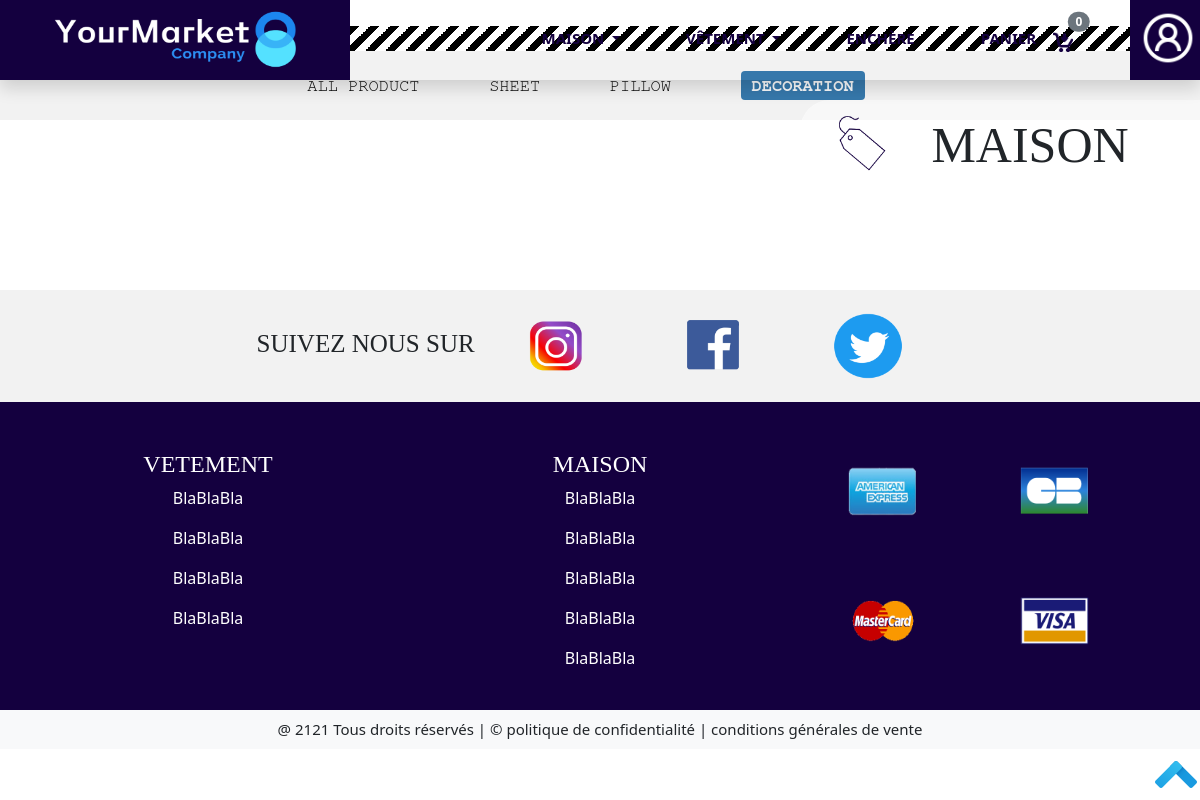
The app's page /Front/Acheteur/page-maison-decoration.php, older data.
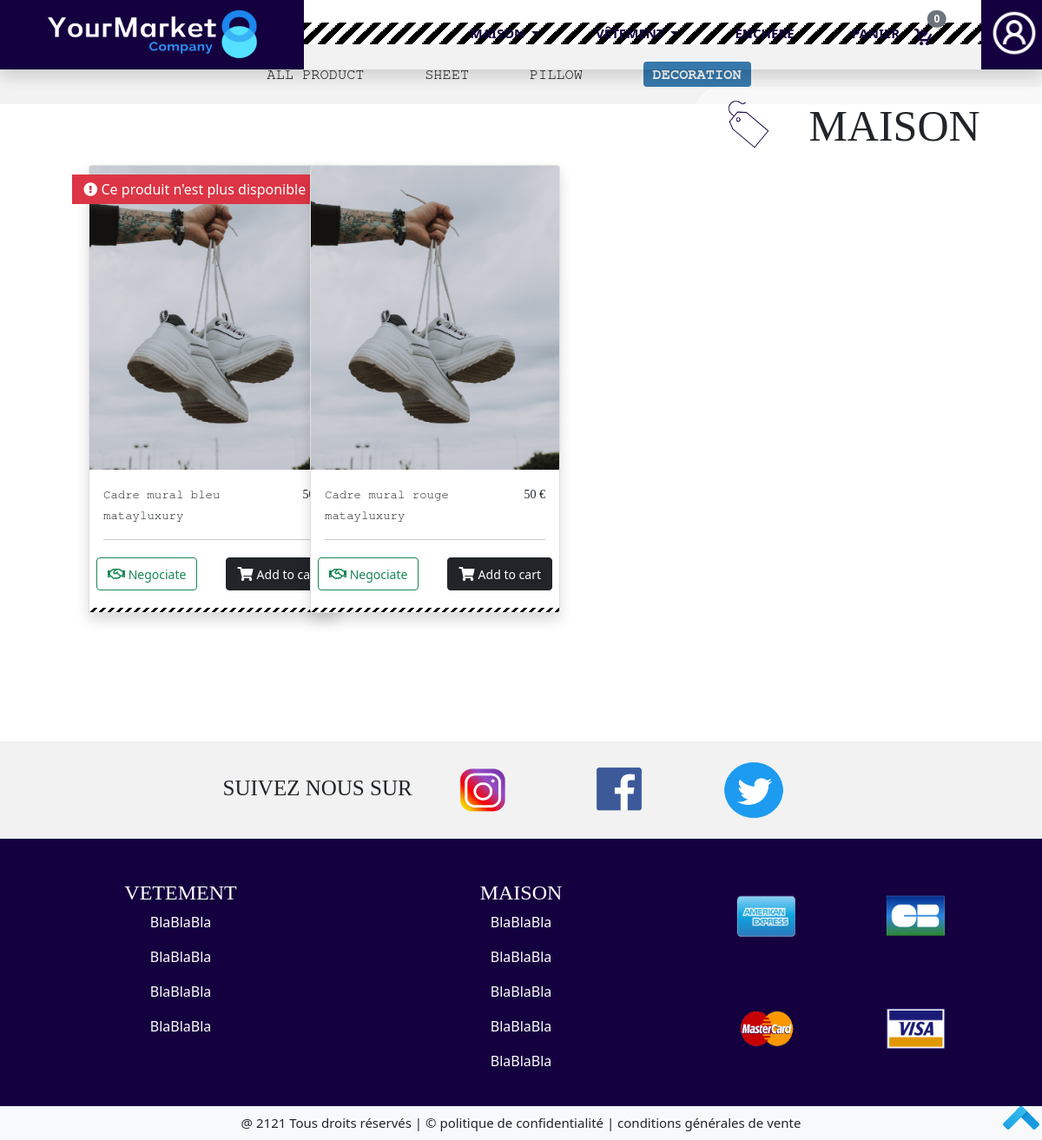
The same page, newer data.
### tables this page shows
CREATE TABLE IF NOT EXISTS `item` (
  `id_item` int(11) NOT NULL AUTO_INCREMENT,
  `id_seller` int(11) NOT NULL,
  `price` varchar(15) NOT NULL,
  `name` varchar(20) NOT NULL,
  `category` varchar(255) NOT NULL,
  `subcategory` varchar(255) NOT NULL,
  `quantity` varchar(15) NOT NULL,
  `description` text NOT NULL,
  `photo` varchar(255) NOT NULL,
  `is_bidding` tinyint(4) NOT NULL DEFAULT '0',
  `is_negotiated` tinyint(4) NOT NULL DEFAULT '0',
  `is_buying` tinyint(4) NOT NULL DEFAULT '0',
  PRIMARY KEY (`id_item`),
  KEY `id_item` (`id_item`),
  KEY `id_seller` (`id_seller`)
);

CREATE TABLE IF NOT EXISTS `seller` (
  `id_seller` int(11) NOT NULL AUTO_INCREMENT,
  `brand` varchar(30) NOT NULL,
  `profil_picture` varchar(255) NOT NULL,
  `background` varchar(255) NOT NULL,
  `phone` varchar(255) NOT NULL,
  `email` varchar(255) NOT NULL,
  `passworde` varchar(255) NOT NULL,
  PRIMARY KEY (`id_seller`),
  KEY `id_seller` (`id_seller`)
);

### Front/Acheteur/page-maison-decoration.php (the view, shortened to what this page needs)
<?php
    require "head.php";
        include("../../Bdd/cnx.php");
        $queryCountCadre = mysqli_query($con, "select count(id_item) as total  from item where category='maison' and subcategory='decoration'");
        $queryAllCadre = mysqli_query($con, "select name, price ,subcategory, brand, quantity, description,photo, is_negotiated, is_bidding from item,seller where seller.id_seller=item.id_seller and category='maison' and subcategory='decoration'");
?>
<div class="vetement_general">
    <div class="deco_marque_general position-absolute position-absolute top-0 end-0">
        <img class="img_icon_sale position-absolute top-50 start-0 translate-middle-y" src="../../Image/icon_sale.png" alt="icon_sale">
        <p class="texte_deco_marque_general texte_style text-uppercase position-absolute top-50 start-50 translate-middle">maison</p>
    </div>
    <div class="class_separation" id="menuCatMaison"></div>
</div>
<div class="vetement_details" >
    <div class="navbar_vetement">
            <ul class="navbar_listeVendeur_details detail_style centrer">
                    <li><a href="page-maison.php#menuCatMaison" class="text-uppercase" >All product</a> </li>
                    <li><a href="page-maison-sheet.php#menuCatMaison" class="text-uppercase">SHEET</a></li>
                    <li><a href="page-maison-pillow.php#menuCatMaison" class="text-uppercase">PILLOW</a></li>
                    <li><a href="page-maison-decoration.php#menuCatMaison" class="badge text-uppercase bg_blue1 text-light">DECORATION</a></li>
                </ul>
    </div>
</div>
<div class="maison_liste_total row">
    <div class="col-1"></div>
    <div class="col-10">
        <div class="row">
        <?php
        if($row = mysqli_fetch_assoc($queryCountCadre)){
            $total = $row['total'];
            for ($i=0; $i<=$total;$i++){
                if($rowAllCadre = mysqli_fetch_assoc($queryAllCadre)){
                    $nameCadre = $rowAllCadre['name'];
                    $prixCadre = $rowAllCadre['price'];
                    $brandCadre = $rowAllCadre['brand'];
                    $quantityCadre = $rowAllCadre['quantity'];
                    $is_negotiated = $rowAllCadre['is_negotiated'];
                    ?>
                    <div class="listeVendeur_un_par_un col-3 mb-5">
                        <div class="card shadow cardProduct" style="width: 18rem;" >
                            <img class="img_listeVendeur_logo card-img-top" src="../../Image/chaussure.png" alt="oreiller">
                            <div class="card-body">
                                <div class="row">
                                    <div class="col-md-9">
                                    <div class="detail_style_titre detail_style"><small><?php echo $nameCadre ?></small></div>
                                <div class="detail_style_marque detail_style"><small><?php echo $brandCadre ?></small></div>
                                    </div>
                                    <div class="col-md-3">
                                        <p href="#" class="detail_style_prix texte_style f_right"><small><?php echo $prixCadre ?> €</small> </p>
                                    </div>
                                </div>
                                <hr>
                                <div class="row">
                                    <div class="col-6 p-1 m-0">
                                        <?php if($is_negotiated == 1){ ?>
                                            <button type="button" class="btn btn-outline-success" data-bs-toggle="modal" data-bs-target="#nego_prix_maison"> <i class="far fa-handshake"></i><small> Negociate</small></button>
                                        <?php } ?>
                                    </div>
                                    <div class="col-6  p-1 m-0">
                                        <button type="button" class="btn btn-dark f_right"> <i class="fas fa-shopping-cart"></i>    <small>Add to cart</small></button>
                                    </div>
                            </div>
                            <?php  if($quantityCadre == 0 ){?>
                                    <div class="card-badge bg-danger  pl-5"> &nbsp; <i class="fas fa-exclamation-circle"></i> Ce produit n'est plus disponible &nbsp;</div>
                            <?php }?>
                            </div>
                            <div class="class_separation2 w-100"></div>
                            </div>
                        </div>
            <?php
                }
            }
        }
        ?>
        </div>
    </div>
    <div class="col-1"></div>
</div>
<?php
    include("footer.php");
?>

Row changes from the older to the newer data that the page shows:
added item: name "Cadre mural bleu", id_seller.brand "matayluxury", price "50…", is_negotiated 1 (drawn), quantity "0" (drawn)
added item: name "Cadre mural rouge", id_seller.brand "matayluxury", price "50", is_negotiated 1 (drawn)
